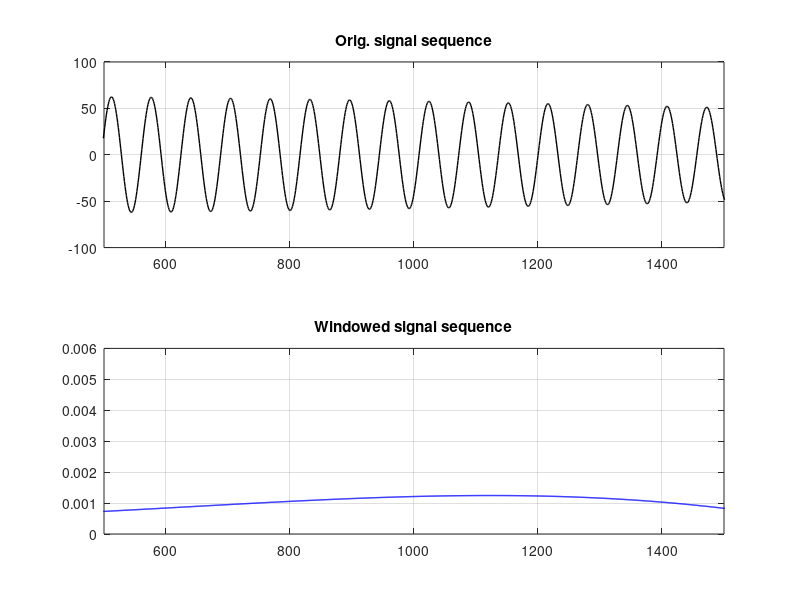

Recreate this plot in MATLAB. (Note: this script raises an error after producing the figure.)
%%
% 验证coarse M-pnt-pfft_cs + fine P-pnt-FFT
clear;clc;

N = 2048; % polyphase-FFT-length
R = 4; % Taps in each polyphase branch. 
M = N*R; % Polyphase Signal sequence block size
P = 64; % 2-nd fine FFT-lingth
L = M*120; % original signal length.
n = 0:L-1;   % sampling index (time)
kM = -M/2:M/2-1; % FFT-bin index (normalized frequency) 
srate = 2048e6; % sampling rate.

os_ratio_str = '2';
os_ratio = str2num(os_ratio_str); % the oversampled ratio. os_ratio>1 means that outputs from pfft_cs's bins refresh faster.
slide_len = M/os_ratio; % when being loaded,the start position in orig.sequence increase by slide_len
num_frames = floor((L-M)/slide_len)+1; % deducted from geometric relation
disp(['num_frames: ' num2str(num_frames)])

kvM = 128; % signal frequency integer-part for M-pnt pfft_cs.

% set 2-nd FFT bin,equivalent to fraction-part for M-pnt pfft_cs.
rvs = -P/2:P/2-1;
% rv1 = 1;
% rv2 = 7;
% rv3 = 12;
% dkv1 = rv1/P/R * os_ratio; 
% dkv2 = rv2/P/R * os_ratio; 
% dkv3 = rv3/P/R * os_ratio; 
% x = exp(1i*2*pi*k/M.*n + 1i*pha)...
%     + exp(1i*2*pi*kvf1/M.*n + 1i*pha)...
%     + exp(1i*2*pi*kvf2/M.*n)...
%     + exp(1i*2*pi*kvf3/M.*n); 

dks = rvs/P * os_ratio;
% siganal frequency (integar and fraction) for M-pnt pfft_cs.
kvs = kvM + dks;
pha = pi/16;

x = zeros(1,L);
for cc = 1:P
    x = x + exp(1i*2*pi*kvs(cc)/M.*n);
end
%%
rect_win = (rectwin(M))';
ham_win = (hamming(M))'; % hamming window function
sinc_win = fir1(M-1,1/N,rectwin(M)); % sinc window function
% sinc_win_norm = sinc_win./max(sinc_win); % nomralized sinc window function
sinc_win_norm = sinc_win./sum(sinc_win); % nomralized sinc window function


% sinc_win1 = sinc(pi.*((0:M-1)-M/2)./(4*N))/4;
% sinc_win1 = sinc_win1./sum(sinc_win1);
% 
% figure(1),clf
% hold on
% plot(sinc_win,'k-','linew',1)
% plot(sinc_win1,'b-','linew',1)
% 
% y_sincWin = fft(sinc_win);
% y1_sincWin = fft(sinc_win1);
% 
% figure(2),clf
% hold on 
% plot(fftshift(mag2db(abs(y_sincWin))),'k-','linew',1)
% plot(fftshift(mag2db(abs(y1_sincWin))),'b-','linew',1)

%%
sys_win = sinc_win_norm.*ham_win; % composed system window function
% sys_win = rect_win;

x_win = sys_win.*x(1:M);
X_win = fft(x_win);
X_win_mag = abs(X_win);

% plot time squence data.
figure(1),clf
subplot(2,1,1)
plot(0:M-1,real(x(1:M)),'k-','linew',1);
% ylim([0 1.5])
xlim([500 1500])
grid on
title('Orig. signal sequence')

subplot(2,1,2)
plot(0:M-1,abs(x_win),'b-','linew',1);
grid on
title('Windowed signal sequence')
% ylim([0 1.5])
xlim([500 1500])

%%

Yp_frames = zeros(N,num_frames);
Yp_rect_frames = zeros(N,num_frames);
for cnt = 1:num_frames
    % for every sliding, compute the current head and tail of the
    % ready-to-pfft_cs sequence.
    head_ptr = 1+(cnt-1)*slide_len;
    tail_ptr = 1+(cnt-1)*slide_len + M-1;
    
    x_reg = x(head_ptr:tail_ptr); % load the ready-to-pfft_cs sequence in register.
    Yp_frames(:,cnt) = pfft_cs(x_reg,sys_win,N,R);
    Yp_rect_frames(:,cnt) = pfft_cs(x_reg,rect_win,N,R);
end


Yp_kvN_frames = Yp_frames(kvM/R+1,1:P); % kvM->kvN, N-chan decimated from M-FFT
Yp_kvN_rect_frames = Yp_rect_frames(kvM/R+1, 1:P);

Z = fft(Yp_kvN_frames);
Z_rect = fft(Yp_kvN_rect_frames);
r = -P/2:P/2-1;

Z_db = mag2db(abs(Z)./abs(Z(1)));
Z_rect_db = mag2db(abs(Z_rect)./abs(Z_rect(1)));
disp('ends here')
%%

figure(2),clf
hold on
% stem(r,mag2db(fftshift(abs(Z))),'ks','markerfacecolor','b')
plot(r,fftshift(Z_db),'bo-','markerfacecolor','b','linew',2)
plot(r,fftshift(Z_rect_db),'ks-','markerfacecolor','k','linew',2)
grid on
xlim([-P/2-2 P/2+2])
ylim([-9 2])
% patch('xdata',[-16 -16 15 15],'ydata',[-9 0 0 -9],'edgecolor','m','facecolor','none','linew',1)

legend({'hanning*sinc-window','rect-window'})
xlabel('FFT bins')
ylabel('Power response: (dB)')
title(['Fine ',num2str(P),'pnt-FFT bin response: ','os\_rate= ',os_ratio_str,'; rect-win v.s. hanning*sinc-win'])
% title(['2-nd ',num2str(P),'pnt-FFT spectral response: ','oversampled with ',os_ratio_str,'; hanning*sinc-win'])
%%
% plot(0,mag2db(abs(Z(1))./abs(Z(1))),'ro','markerfacecolor','r')
% plot(rv1,mag2db(abs(Z(rv1+1))./abs(Z(1))),'ro','markerfacecolor','r')
% plot(rv2,mag2db(abs(Z(rv2+1))./abs(Z(1))),'ro','markerfacecolor','r')
% plot(rv3,mag2db(abs(Z(rv3+1))./abs(Z(1))),'ro','markerfacecolor','r')
% % xticks([-P/2 0 rv1 rv2 rv3 P/2-1])
